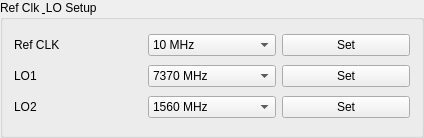
         <widget class="QGroupBox" name="groupBox_26">
          <property name="geometry">
           <rect>
            <x>1024</x>
            <y>180</y>
            <width>424</width>
            <height>138</height>
           </rect>
          </property>
          <property name="title">
           <string>Ref Clk &amp; LO Setup</string>
          </property>
          <layout class="QHBoxLayout" name="horizontalLayout_77">
           <item>
            <layout class="QGridLayout" name="gridLayout_68">
             <item row="2" column="5">
              <widget class="QPushButton" name="pushButton_155">
               <property name="text">
                <string>Set</string>
               </property>
              </widget>
             </item>
             <item row="2" column="4">
              <widget class="QComboBox" name="comboBox_dac_mhz_16">
               <item>
                <property name="text">
                 <string>1560 MHz</string>
                </property>
               </item>
               <item>
                <property name="text">
                 <string>1440 MHz</string>
                </property>
               </item>
              </widget>
             </item>
             <item row="0" column="5">
              <widget class="QPushButton" name="pushButton_156">
               <property name="text">
                <string>Set</string>
               </property>
              </widget>
             </item>
             <item row="2" column="3">
              <widget class="QLabel" name="label_dac_lmk_16">
               <property name="text">
                <string>LO2</string>
               </property>
              </widget>
             </item>
             <item row="1" column="3">
              <widget class="QLabel" name="label_dac_lmk_17">
               <property name="text">
                <string>LO1</string>
               </property>
              </widget>
             </item>
             <item row="1" column="4">
              <widget class="QComboBox" name="comboBox_dac_mhz_17">
               <item>
                <property name="text">
                 <string>7370 MHz</string>
                </property>
               </item>
               <item>
                <property name="text">
                 <string>8180 MHz</string>
                </property>
               </item>
              </widget>
             </item>
             <item row="1" column="5">
              <widget class="QPushButton" name="pushButton_157">
               <property name="text">
                <string>Set</string>
               </property>
              </widget>
             </item>
             <item row="0" column="3">
              <widget class="QLabel" name="label_dac_lmk_18">
               <property name="text">
                <string>Ref CLK</string>
               </property>
              </widget>
             </item>
             <item row="0" column="4">
              <widget class="QComboBox" name="comboBox_dac_mhz_18">
               <item>
                <property name="text">
                 <string>10 MHz</string>
                </property>
               </item>
               <item>
                <property name="text">
                 <string>60 MHz</string>
                </property>
               </item>
               <item>
                <property name="text">
                 <string>120 MHz</string>
                </property>
               </item>
               <item>
                <property name="text">
                 <string>240 MHz</string>
                </property>
               </item>
              </widget>
             </item>
            </layout>
           </item>
          </layout>
         </widget>
